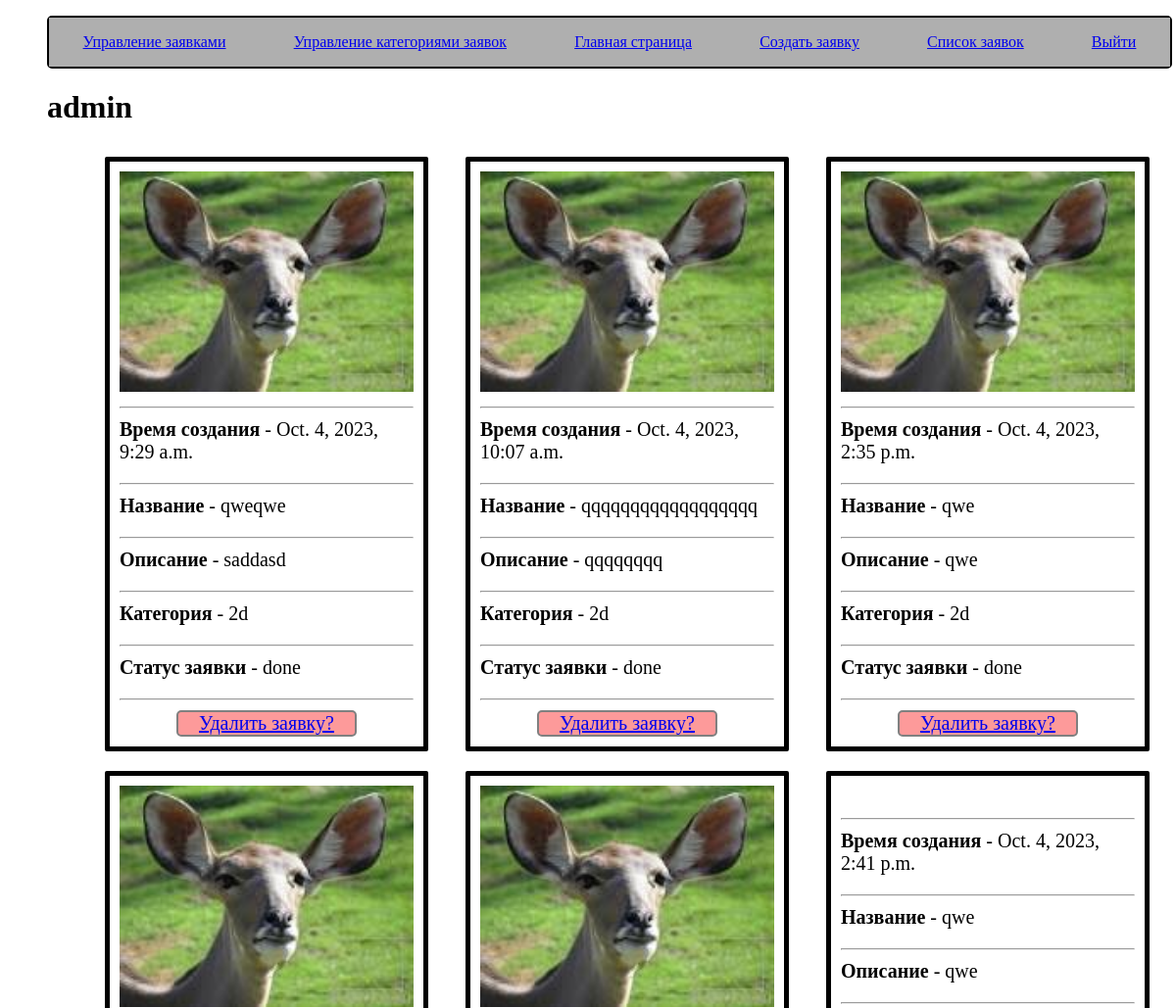
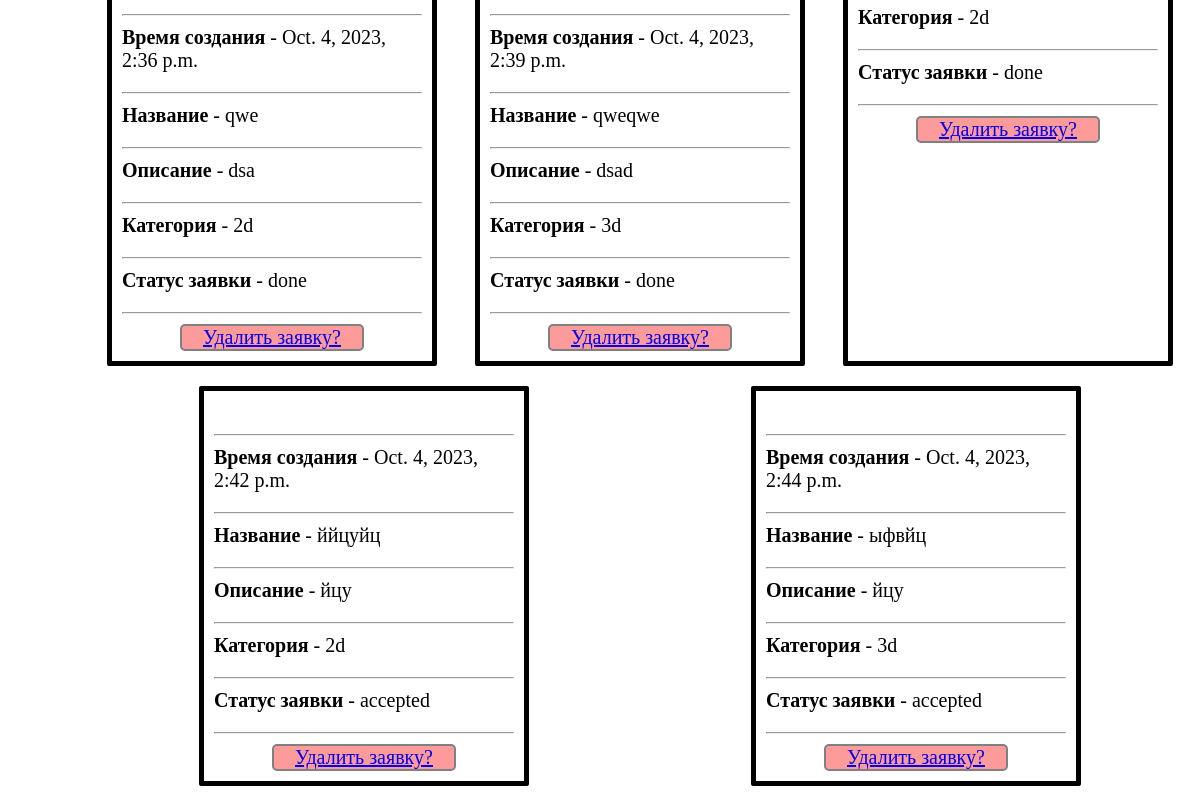
The page /interior/listZ/ (signed in) on the database as committed earlier (2 pictures, top to bottom).
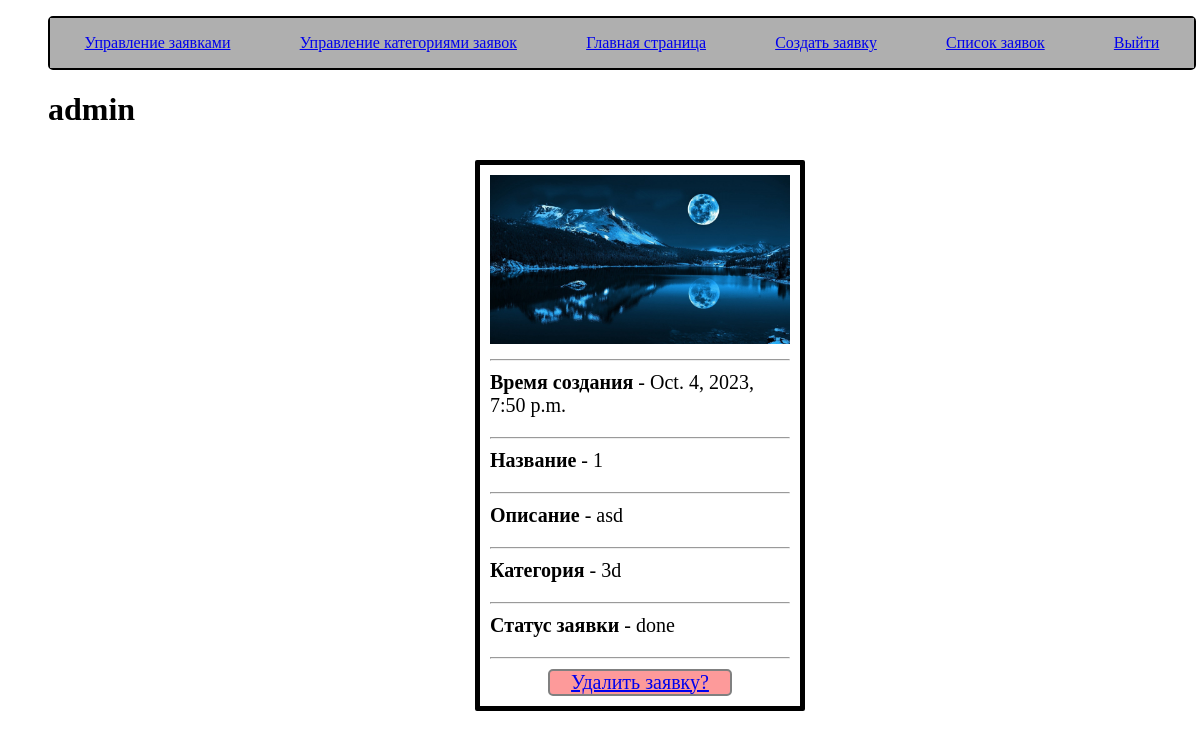
The same page on the database as committed later.
### interior/models.py (models this page shows, shortened)
class Zayavka(models.Model):
    STATUS = (
        ('new', 'Новая'),
        ('done', 'Выполнено'),
        ('accepted', 'Принято в работу'),
    )
    name_z = models.CharField('Название', max_length = 30 )
    desc_z = models.TextField('Описание', max_length = 300)
    category = models.ForeignKey(Category,verbose_name="Категория",on_delete=models.CASCADE,null=True,blank=True)
    status = models.CharField(max_length=10, choices=STATUS, default='new',blank=True,null=True, help_text='Состояние заявки')
    time_z = models.DateTimeField(auto_now_add=True, editable=True,verbose_name="Время создания",blank=True,null=True, )
    image = models.FileField(validators=[file_size])
    user_z = models.ForeignKey(User,verbose_name="пользователь", on_delete=models.SET_NULL,null=True,blank=True)
    image_done = models.FileField(null=True,blank=True)
    comment = models.TextField('Комментарий', max_length=300,null=True,blank=True)
    def get_absolute_url(self):
        return reverse('deletez', args=[str(self.id)])

class Category(models.Model):
    name_category = models.CharField('Название', max_length = 30 )
    def __str__(self):
        return self.name_category

### interior/views.py (the view)
# urls.py: url('listZ/', views.ListZ.as_view(), name='listz'),
class ListZ(LoginRequiredMixin, ListView):
    template_name = 'listz.html'
    model = Zayavka
    paginate_by = 10
    def get_queryset(self):
        return Zayavka.objects.filter(user_z=self.request.user).order_by('time_z')

### interior/templates/listz.html (shortened to what this page needs)
{% extends "base_generic.html" %}
{% block content %}
    <h1>{{user.username}}</h1>
    <ul class="cards">
      {% for z in zayavka_list %}
      <li class="card">
        <img src="{{ z.image.url }}" alt=""><hr>
        <p><b>Время создания</b> - {{z.time_z}}</p> <hr>
        <p><b>Название</b> - {{z.name_z}}</p><hr>
        <p><b>Описание</b> - {{z.desc_z}}</p><hr>
        <p><b>Категория</b> - {{z.category}}</p><hr>
        <p><b>Статус заявки</b> - {{z.status}}</p><hr>
      <a href="{{  z.get_absolute_url}}" class="delete_button">Удалить заявку?</a>
      </li>
      {% endfor %}
    </ul>
{% endblock %}

Rows that differ between the two databases and show on the page:
removed Zayavka: image (picture), time_z "Oct. 4, 2023, 9:29 a.m.", name_z "qweqwe", desc_z "saddasd", category "2d", status "done"
removed Zayavka: image (picture), time_z "Oct. 4, 2023, 10:07 a.m.", name_z "qqqqqqqqqqqqqqqqqq", desc_z "qqqqqqqq", category "2d", status "done"
removed Zayavka: image (picture), time_z "Oct. 4, 2023, 2:35 p.m.", name_z "qwe", desc_z "qwe", category "2d", status "done"
removed Zayavka: image (picture), time_z "Oct. 4, 2023, 2:36 p.m.", name_z "qwe", desc_z "dsa", category "2d", status "done"
removed Zayavka: image (picture), time_z "Oct. 4, 2023, 2:39 p.m.", name_z "qweqwe", desc_z "dsad", category "3d", status "done"
removed Zayavka: time_z "Oct. 4, 2023, 2:41 p.m.", name_z "qwe", desc_z "qwe", category "2d", status "done"
removed Zayavka: time_z "Oct. 4, 2023, 2:42 p.m.", name_z "ййцуйц", desc_z "йцу", category "2d", status "accepted"
removed Zayavka: time_z "Oct. 4, 2023, 2:44 p.m.", name_z "ыфвйц", desc_z "йцу", category "3d", status "accepted"
added Zayavka: image (picture), time_z "Oct. 4, 2023, 7:50 p.m.", name_z "1", desc_z "asd", category "3d", status "done"
